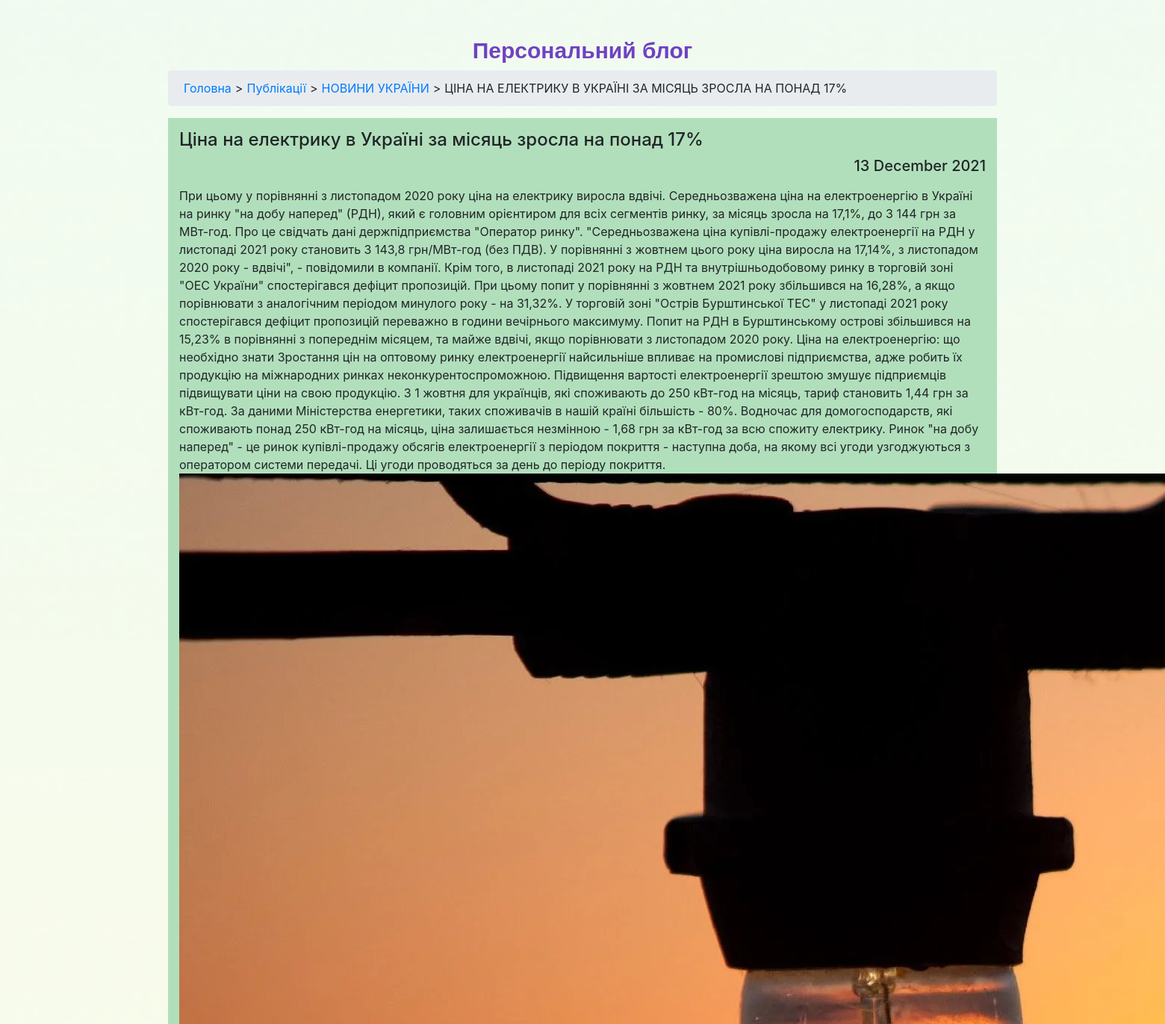
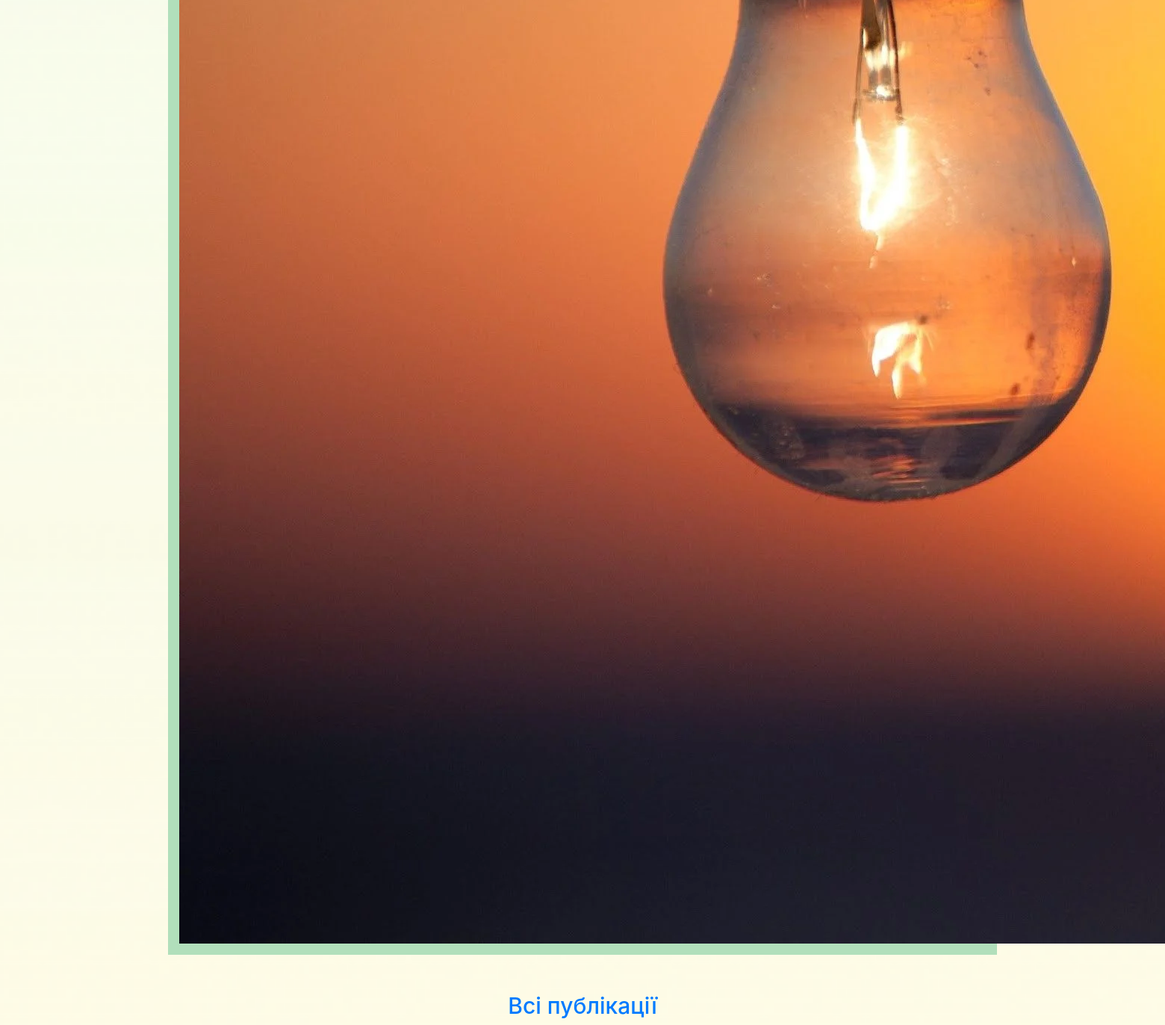
/articles/2021/12/13/cina-na-elektriku-v-ukrayini-za-misyac-zrosla-na-p, run on the app's committed database (2 pictures, top to bottom).
### blog_app/models.py (models this page shows, shortened)
class Article(models.Model):
    title = models.CharField(u'Заголовок', max_length=250, help_text=u'Максимум 250 символів')
    description = models.TextField(blank=True, verbose_name=u'Опис')
    pub_date = models.DateTimeField(u'Дата публікації', default=timezone.now)
    slug = models.SlugField(u'Слаг', unique_for_date='pub_date')
    main_page = models.BooleanField(u'Головна', default=False,
                                    help_text=u'Показувати на головній сторінці')
    category = models.ForeignKey(Category,
                                 related_name='articles', blank=True, null=True,
                                 verbose_name=u'Категорія', on_delete=models.CASCADE)
    objects = models.Manager()
    class Meta:
        ordering = ['-pub_date']
        verbose_name = u'Стаття'
        verbose_name_plural = u'Статті'

class Category(models.Model):
    category = models.CharField(u'Категорія',
        max_length=250, help_text=u'Максимум 250 символів')
    slug = models.SlugField(u'Слаг')
    objects = models.Manager()
    class Meta:
        verbose_name = u'Категорія для публікації'
        verbose_name_plural = u'Категорії для публікацій'
    def __str__(self):
         return self.category
    def get_absolute_url(self):
        try:
            url = reverse('articles-category-list', kwargs={'slug': self.slug})
        except:
            url = '/'
        return url

class ArticleImage(models.Model):
    article = models.ForeignKey(Article, verbose_name=u'Стаття', related_name='images', on_delete=models.CASCADE)
    image = models.ImageField(u'Фото', upload_to='photos')
    title = models.CharField(u'Заголовок', max_length=250, help_text=u'Максимум 250 символів', blank=True)
    class Meta:
        verbose_name = u'Фото для статті'
        verbose_name_plural = u'Фото для статті'

### blog_app/views.py (the view)
# urls.py: path(r'articles/<year>/<month>/<day>/<slug>', ArticleDetail.as_view(), name='news-detail'),
class ArticleDetail(DateDetailView):
    model = Article
    template_name = 'article_detail.html'
    context_object_name = 'item'
    date_field = 'pub_date'
    query_pk_and_slug = True
    month_format = '%m'
    allow_future = True
    def get_context_data(self, *args, **kwargs):
        context = super(ArticleDetail, self).get_context_data(*args, **kwargs)
        try:
            context['images'] = context['item'].images.all()
        except:
            pass
        return context

### blog_app/templates/article_detail.html (shortened to what this page needs)
{% extends "base.html" %}
{% load static %}
{% block content %}{% endblock %}

### blog_app/static/css/main.css (style rules this page uses)
body > div > div > ol > li { margin: 0 5px; }
body { background-image: url('../img/bg.png'); background-repeat: no-repeat; background-position: center; background-size: cover; }
.article-list__item { padding: 15px; margin-top: 15px; background: #b1dfbb; }
.article-list__item h5 { text-align: right; }

### data on the page
Article: category+title+pub_date "Головна > Публікації > НОВИНИ УКРАЇНИ > ЦІНА НА ЕЛЕКТРИКУ В УКРАЇНІ ЗА МІСЯЦЬ ЗРОСЛА НА ПОНАД 17% Ціна на електрику в Україні за місяць зросла на понад 17% 13 December 2021 При цьому у порівнянні з листопадом 2020 року ціна на електрику виросла вдвічі. Середньозважена ціна на електроенергію в Україні на ринку \"на добу наперед\" (РДН), який є головним орієнтиром для всіх сегментів ринку, за місяць зросла на 17,1%, до 3 144 грн за МВт-год. Про це свідчать дані держпідприємства \"Оператор ринку\". \"Середньозважена ціна купівлі-продажу електроенергії на РДН у листопаді 2021 року становить 3 143,8 грн/МВт-год (без ПДВ). У порівнянні з жовтнем цього року ціна виросла на 17,14%, з листопадом 2020…", category+title+pub_date (picture)
